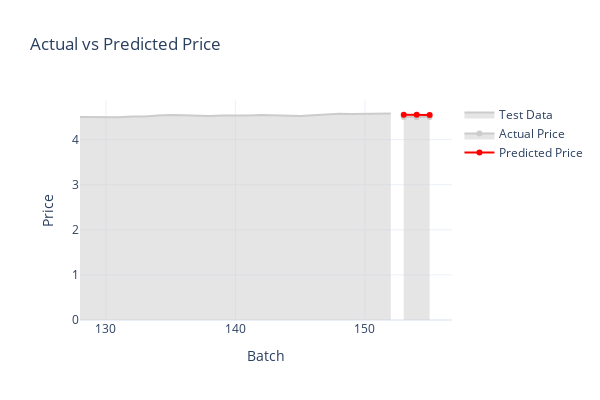

The code cell stored with this chart in its notebook:
### Code cell
# Predict price and calculate the model performance:
y_pred_scaled_hybrid = calculate_performance(x_test_hybrid,y_test_hybrid,model_hybrid,scaler_y_hybrid)
# Price prediction
plot_price_predictions(128, index_close_hybrid, x_test_hybrid, y_pred_scaled_hybrid,scaler_y_hybrid)
# Training metrics
plot_training_metrics(history_hybrid)

### Figure 1 — Plotly figure (JSON) as saved in the notebook; plotly's stock layout.template omitted (floating-point values rounded to 4 significant figures)
{"data": [{"fill": "tozeroy", "line": {"color": "#ccc"}, "mode": "lines", "name": "Test Data", "type": "scatter", "x": [128, 129, 130, 131, 132, 133, 134, 135, 136, 137, 138, 139, 140, 141, 142, 143, 144, 145, 146, 147, 148, 149, 150, 151, 152], "y": [4.504, 4.498, 4.5, 4.494, 4.514, 4.514, 4.533, 4.545, 4.539, 4.533, 4.524, 4.536, 4.532, 4.536, 4.545, 4.538, 4.539, 4.527, 4.54, 4.562, 4.575, 4.571, 4.575, 4.577, 4.582]}, {"fill": "tozeroy", "line": {"color": "#ccc"}, "mode": "lines+markers", "name": "Actual Price", "type": "scatter", "x": [153, 154, 155], "y": [4.504, 4.498, 4.5]}, {"line": {"color": "red"}, "mode": "lines+markers", "name": "Predicted Price", "type": "scatter", "x": [153, 154, 155], "y": [4.552, 4.551, 4.545]}], "layout": {"height": 400, "title": {"text": "Actual vs Predicted Price"}, "width": 600, "xaxis": {"title": {"text": "Batch"}}, "yaxis": {"title": {"text": "Price"}}}}
